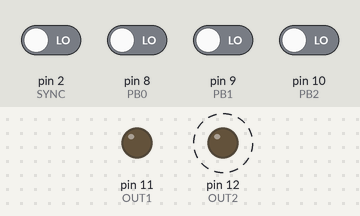
Recording of a sketch running on a simulated Arduino Uno, built with avr-gcc and run on an emulated ATmega328P. On the bench: output pins drawn as LEDs (lit = HIGH). Dashed ring = blinking. Inputs (shaded band) come from the test bench; at power-on: pin 2 (SYNC), pin 8 (PB0), pin 9 (PB1), pin 10 (PB2) LOW. What the sketch prints to the serial monitor is not drawn.

Above: at 1.2 s.
1.3 s: pin 2 (SYNC) driven HIGH
Timing chart, 0 to 10.3 s (numbered marks = the images above; inputs shaded):
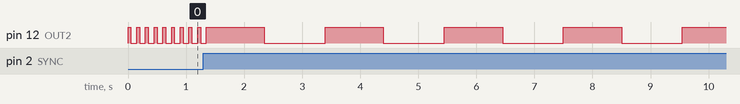

Measured:
- after the input at 1.3 s, pin 12 (OUT2): alternates HIGH for 1.0 s and LOW for 1.1 s, starting after 1.1 s
- by itself, pin 12 (OUT2): alternates HIGH for 0.05 s and LOW for 0.10 s

The sketch:

relay.ino
```cpp
// We define the heartbeat of the Adventure Game
// We also define how to run a relay

#define SYNC  2 //sync is PB6
#define PB0  8
#define PB1  9
#define PB2  10
#define OUT1  11
#define OUT2  12

int beatDelay = 50;
int relayDelay = 1000;

void beat()
{
  digitalWrite(OUT2, 1);
  delay (beatDelay);
  digitalWrite(OUT2, 0);
  delay (beatDelay+50);
}

void relayOn()
{
  digitalWrite(OUT1, 1);
}

void relayOff()
{
  digitalWrite(OUT1, 0);
}

void onSync()
{
  Serial.print("Entra onSync: ");
  int bit0 = digitalRead(PB0) ? 1:0; //? ternary operator if TRUE then 1 else 0
  int bit1 = digitalRead(PB1) ? 1:0; //? ternary operator if TRUE then 1 else 0
  int bit2 = digitalRead(PB2) ? 1:0; //? ternary operator if TRUE then 1 else 0
  Serial.print(bit2);
  Serial.print(bit1);
  Serial.println(bit0);
  if (bit2 == 1){
    Serial.println("Activating Relay");
    relayOn();
  }
  else {
    Serial.println("Turning Off Relay");
    relayOff();
  }
  if (bit1 == 0 and bit0 == 0){
    beatDelay = 1000;
  }
  else if (bit1 == 0 and bit0 == 1){
    beatDelay = 800;
  }
  else if (bit1 == 1 and bit0 == 0){
    beatDelay = 400;
  }
    else if (bit1 == 1 and bit0 == 1){
    beatDelay = 200;
  }
}

void setup()
{
  pinMode(SYNC, INPUT);
  pinMode(PB0, INPUT);
  pinMode(PB1, INPUT);
  pinMode(PB2, INPUT);
  pinMode(OUT1, OUTPUT);
  pinMode(OUT2, OUTPUT);

  // each time that on pin 2 (SYNC) i receive a HIGH on the rising edge run the onSync function
  attachInterrupt(digitalPinToInterrupt(SYNC), onSync, RISING);
  Serial.begin(115200);
  Serial.println("Arranca Arduino");
}

void loop() {
  beat();
  beat();
;
}
```
